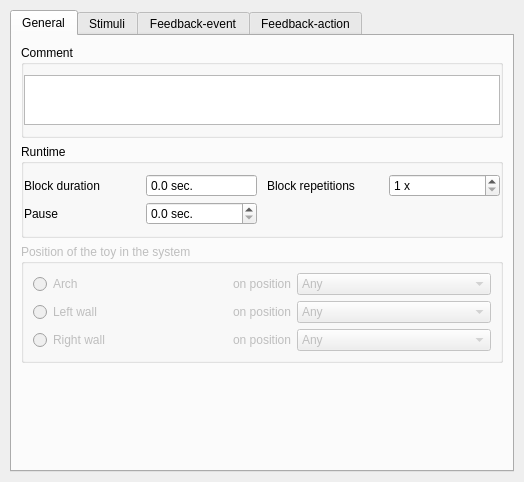
<?xml version="1.0" encoding="UTF-8"?>
<ui version="4.0">
 <class>CTConfToyMickey</class>
 <widget class="QWidget" name="CTConfToyMickey">
  <property name="geometry">
   <rect>
    <x>0</x>
    <y>0</y>
    <width>524</width>
    <height>482</height>
   </rect>
  </property>
  <property name="sizePolicy">
   <sizepolicy hsizetype="MinimumExpanding" vsizetype="Preferred">
    <horstretch>0</horstretch>
    <verstretch>0</verstretch>
   </sizepolicy>
  </property>
  <property name="minimumSize">
   <size>
    <width>500</width>
    <height>0</height>
   </size>
  </property>
  <property name="windowTitle">
   <string/>
  </property>
  <layout class="QVBoxLayout" name="qvb_main_layout">
   <property name="spacing">
    <number>20</number>
   </property>
   <property name="margin">
    <number>10</number>
   </property>
   <item>
    <widget class="QTabWidget" name="tabWidget">
     <property name="currentIndex">
      <number>0</number>
     </property>
     <widget class="QWidget" name="tabGeneral">
      <attribute name="title">
       <string>General</string>
      </attribute>
      <layout class="QVBoxLayout" name="verticalLayout">
       <item>
        <widget class="QGroupBox" name="qgb_comment">
         <property name="title">
          <string>Comment</string>
         </property>
         <property name="flat">
          <bool>true</bool>
         </property>
         <layout class="QGridLayout" name="qgl_comment_layout">
          <property name="leftMargin">
           <number>0</number>
          </property>
          <property name="topMargin">
           <number>10</number>
          </property>
          <property name="rightMargin">
           <number>0</number>
          </property>
          <property name="bottomMargin">
           <number>10</number>
          </property>
          <property name="horizontalSpacing">
           <number>10</number>
          </property>
          <property name="verticalSpacing">
           <number>5</number>
          </property>
          <item row="0" column="0">
           <widget class="QPlainTextEdit" name="qte_comment">
            <property name="sizePolicy">
             <sizepolicy hsizetype="Expanding" vsizetype="Fixed">
              <horstretch>0</horstretch>
              <verstretch>0</verstretch>
             </sizepolicy>
            </property>
            <property name="minimumSize">
             <size>
              <width>0</width>
              <height>50</height>
             </size>
            </property>
            <property name="maximumSize">
             <size>
              <width>16777215</width>
              <height>50</height>
             </size>
            </property>
            <property name="horizontalScrollBarPolicy">
             <enum>Qt::ScrollBarAlwaysOff</enum>
            </property>
           </widget>
          </item>
         </layout>
        </widget>
       </item>
       <item>
        <widget class="QGroupBox" name="qgb_runtime">
         <property name="title">
          <string>Runtime</string>
         </property>
         <property name="flat">
          <bool>true</bool>
         </property>
         <layout class="QGridLayout" name="qgl_runtime_layout">
          <property name="leftMargin">
           <number>0</number>
          </property>
          <property name="topMargin">
           <number>10</number>
          </property>
          <property name="rightMargin">
           <number>0</number>
          </property>
          <property name="bottomMargin">
           <number>10</number>
          </property>
          <property name="horizontalSpacing">
           <number>10</number>
          </property>
          <property name="verticalSpacing">
           <number>5</number>
          </property>
          <item row="0" column="0">
           <widget class="QLabel" name="qlb_block_duration">
            <property name="text">
             <string>Block duration</string>
            </property>
           </widget>
          </item>
          <item row="0" column="3">
           <widget class="CTSpinBox" name="qsb_block_repetitions">
            <property name="suffix">
             <string> x</string>
            </property>
            <property name="minimum">
             <number>1</number>
            </property>
            <property name="maximum">
             <number>100</number>
            </property>
           </widget>
          </item>
          <item row="0" column="2">
           <widget class="QLabel" name="qlb_block_repetitions">
            <property name="text">
             <string>Block repetitions</string>
            </property>
           </widget>
          </item>
          <item row="0" column="1">
           <widget class="CTDoubleSpinBox" name="qsb_block_duration">
            <property name="readOnly">
             <bool>true</bool>
            </property>
            <property name="buttonSymbols">
             <enum>QAbstractSpinBox::NoButtons</enum>
            </property>
            <property name="suffix">
             <string> sec.</string>
            </property>
            <property name="decimals">
             <number>1</number>
            </property>
            <property name="minimum">
             <double>0.000000000000000</double>
            </property>
            <property name="maximum">
             <double>300.000000000000000</double>
            </property>
            <property name="singleStep">
             <double>0.100000000000000</double>
            </property>
            <property name="value">
             <double>0.000000000000000</double>
            </property>
           </widget>
          </item>
          <item row="1" column="0">
           <widget class="QLabel" name="qlb_pause">
            <property name="text">
             <string>Pause</string>
            </property>
           </widget>
          </item>
          <item row="1" column="1">
           <widget class="CTDoubleSpinBox" name="qsb_pause">
            <property name="suffix">
             <string> sec.</string>
            </property>
            <property name="decimals">
             <number>1</number>
            </property>
            <property name="singleStep">
             <double>0.100000000000000</double>
            </property>
           </widget>
          </item>
         </layout>
        </widget>
       </item>
       <item>
        <widget class="QGroupBox" name="groupBox">
         <property name="enabled">
          <bool>false</bool>
         </property>
         <property name="title">
          <string>Position of the toy in the system</string>
         </property>
         <layout class="QGridLayout" name="gridLayout_2" columnstretch="1,0,1">
          <item row="1" column="0">
           <widget class="QRadioButton" name="qrb_block_position_left">
            <property name="text">
             <string>Left wall</string>
            </property>
           </widget>
          </item>
          <item row="0" column="1">
           <widget class="QLabel" name="qlb_block_position_arch">
            <property name="text">
             <string>on position</string>
            </property>
           </widget>
          </item>
          <item row="0" column="0">
           <widget class="QRadioButton" name="qrb_block_position_arch">
            <property name="text">
             <string>Arch</string>
            </property>
           </widget>
          </item>
          <item row="2" column="0">
           <widget class="QRadioButton" name="qrb_block_position_right">
            <property name="text">
             <string>Right wall</string>
            </property>
           </widget>
          </item>
          <item row="0" column="2">
           <widget class="QComboBox" name="qcb_block_position_arch">
            <item>
             <property name="text">
              <string>Any</string>
             </property>
            </item>
            <item>
             <property name="text">
              <string>#1</string>
             </property>
            </item>
            <item>
             <property name="text">
              <string>#2</string>
             </property>
            </item>
            <item>
             <property name="text">
              <string>#3</string>
             </property>
            </item>
           </widget>
          </item>
          <item row="1" column="1">
           <widget class="QLabel" name="qlb_block_position_left">
            <property name="text">
             <string>on position</string>
            </property>
           </widget>
          </item>
          <item row="1" column="2">
           <widget class="QComboBox" name="qcb_block_position_left">
            <item>
             <property name="text">
              <string>Any</string>
             </property>
            </item>
            <item>
             <property name="text">
              <string>#1</string>
             </property>
            </item>
            <item>
             <property name="text">
              <string>#2</string>
             </property>
            </item>
            <item>
             <property name="text">
              <string>#3</string>
             </property>
            </item>
           </widget>
          </item>
          <item row="2" column="1">
           <widget class="QLabel" name="qlb_block_position_right">
            <property name="text">
             <string>on position</string>
            </property>
           </widget>
          </item>
          <item row="2" column="2">
           <widget class="QComboBox" name="qcb_block_position_right">
            <item>
             <property name="text">
              <string>Any</string>
             </property>
            </item>
            <item>
             <property name="text">
              <string>#1</string>
             </property>
            </item>
            <item>
             <property name="text">
              <string>#2</string>
             </property>
            </item>
            <item>
             <property name="text">
              <string>#3</string>
             </property>
            </item>
           </widget>
          </item>
         </layout>
        </widget>
       </item>
       <item>
        <spacer name="verticalSpacer">
         <property name="orientation">
          <enum>Qt::Vertical</enum>
         </property>
         <property name="sizeHint" stdset="0">
          <size>
           <width>20</width>
           <height>40</height>
          </size>
         </property>
        </spacer>
       </item>
      </layout>
     </widget>
     <widget class="QWidget" name="tabStimuli">
      <attribute name="title">
       <string>Stimuli</string>
      </attribute>
      <layout class="QVBoxLayout" name="verticalLayout_2">
       <item>
        <widget class="QGroupBox" name="qgb_stimuli">
         <property name="title">
          <string>Stimuli</string>
         </property>
         <property name="flat">
          <bool>true</bool>
         </property>
         <layout class="QVBoxLayout" name="qvb_stimuli_layout">
          <property name="spacing">
           <number>10</number>
          </property>
          <property name="leftMargin">
           <number>0</number>
          </property>
          <property name="topMargin">
           <number>10</number>
          </property>
          <property name="rightMargin">
           <number>0</number>
          </property>
          <property name="bottomMargin">
           <number>10</number>
          </property>
         </layout>
        </widget>
       </item>
       <item>
        <spacer name="verticalSpacer_2">
         <property name="orientation">
          <enum>Qt::Vertical</enum>
         </property>
         <property name="sizeHint" stdset="0">
          <size>
           <width>20</width>
           <height>40</height>
          </size>
         </property>
        </spacer>
       </item>
      </layout>
     </widget>
     <widget class="QWidget" name="tabFeedbackEvent">
      <attribute name="title">
       <string>Feedback-event</string>
      </attribute>
      <layout class="QVBoxLayout" name="verticalLayout_3">
       <item>
        <widget class="QGroupBox" name="qgb_events">
         <property name="title">
          <string>Feedback - Event/Condition</string>
         </property>
         <property name="flat">
          <bool>true</bool>
         </property>
         <layout class="QGridLayout" name="qgl_events_layout">
          <property name="leftMargin">
           <number>0</number>
          </property>
          <property name="topMargin">
           <number>10</number>
          </property>
          <property name="rightMargin">
           <number>0</number>
          </property>
          <property name="bottomMargin">
           <number>10</number>
          </property>
          <property name="horizontalSpacing">
           <number>10</number>
          </property>
          <property name="verticalSpacing">
           <number>5</number>
          </property>
          <item row="0" column="0" colspan="4">
           <widget class="QRadioButton" name="qrb_null_event">
            <property name="text">
             <string>Do not process feedback</string>
            </property>
            <property name="checked">
             <bool>true</bool>
            </property>
           </widget>
          </item>
          <item row="3" column="3">
           <widget class="QLabel" name="qlb_force3">
            <property name="text">
             <string>sensor(s)</string>
            </property>
           </widget>
          </item>
          <item row="5" column="2">
           <widget class="QComboBox" name="qcb_position">
            <property name="enabled">
             <bool>false</bool>
            </property>
           </widget>
          </item>
          <item row="4" column="2">
           <widget class="CTDoubleSpinBox" name="qsb_force">
            <property name="enabled">
             <bool>false</bool>
            </property>
            <property name="suffix">
             <string> Nm.</string>
            </property>
            <property name="decimals">
             <number>1</number>
            </property>
            <property name="singleStep">
             <double>0.100000000000000</double>
            </property>
           </widget>
          </item>
          <item row="2" column="0">
           <widget class="QRadioButton" name="qrb_pressure_event">
            <property name="text">
             <string>Pressure</string>
            </property>
           </widget>
          </item>
          <item row="2" column="1">
           <widget class="QLabel" name="qlb_pressure">
            <property name="text">
             <string>If pressure exceeds</string>
            </property>
           </widget>
          </item>
          <item row="2" column="2">
           <widget class="CTDoubleSpinBox" name="qsb_pressure">
            <property name="enabled">
             <bool>false</bool>
            </property>
            <property name="suffix">
             <string> Pa.</string>
            </property>
            <property name="decimals">
             <number>1</number>
            </property>
            <property name="singleStep">
             <double>0.100000000000000</double>
            </property>
           </widget>
          </item>
          <item row="1" column="0" colspan="4">
           <spacer name="qv_spacer">
            <property name="orientation">
             <enum>Qt::Vertical</enum>
            </property>
            <property name="sizeType">
             <enum>QSizePolicy::Fixed</enum>
            </property>
            <property name="sizeHint" stdset="0">
             <size>
              <width>5</width>
              <height>10</height>
             </size>
            </property>
           </spacer>
          </item>
          <item row="5" column="1">
           <widget class="QLabel" name="qlb_position">
            <property name="text">
             <string>If infant reaches</string>
            </property>
           </widget>
          </item>
          <item row="3" column="1">
           <widget class="QLabel" name="qlb_force2">
            <property name="text">
             <string>Select sensor</string>
            </property>
           </widget>
          </item>
          <item row="4" column="1">
           <widget class="QLabel" name="qlb_force">
            <property name="text">
             <string>If force exceeds</string>
            </property>
           </widget>
          </item>
          <item row="3" column="2">
           <widget class="QComboBox" name="qcb_force">
            <property name="enabled">
             <bool>false</bool>
            </property>
           </widget>
          </item>
          <item row="5" column="3">
           <widget class="QLabel" name="qlb_position_add">
            <property name="text">
             <string>position</string>
            </property>
           </widget>
          </item>
          <item row="5" column="0">
           <widget class="QRadioButton" name="qrb_position_event">
            <property name="text">
             <string>Position</string>
            </property>
           </widget>
          </item>
          <item row="6" column="0">
           <widget class="QRadioButton" name="qrb_body_event">
            <property name="text">
             <string>Body</string>
            </property>
           </widget>
          </item>
          <item row="3" column="0">
           <widget class="QRadioButton" name="qrb_force_event">
            <property name="text">
             <string>Force</string>
            </property>
           </widget>
          </item>
          <item row="7" column="0">
           <widget class="QRadioButton" name="qrb_head_event">
            <property name="text">
             <string>Head</string>
            </property>
           </widget>
          </item>
          <item row="6" column="1">
           <widget class="QLabel" name="qlb_body">
            <property name="text">
             <string>If body moves</string>
            </property>
           </widget>
          </item>
          <item row="7" column="1">
           <widget class="QLabel" name="qlb_head">
            <property name="text">
             <string>If head moves</string>
            </property>
           </widget>
          </item>
          <item row="7" column="2">
           <widget class="QComboBox" name="qcb_head">
            <property name="enabled">
             <bool>false</bool>
            </property>
            <item>
             <property name="text">
              <string>right to left</string>
             </property>
            </item>
            <item>
             <property name="text">
              <string>left to right</string>
             </property>
            </item>
           </widget>
          </item>
          <item row="6" column="2">
           <widget class="QComboBox" name="qcb_body">
            <property name="enabled">
             <bool>false</bool>
            </property>
            <item>
             <property name="text">
              <string>right to left</string>
             </property>
            </item>
            <item>
             <property name="text">
              <string>left to right</string>
             </property>
            </item>
           </widget>
          </item>
         </layout>
        </widget>
       </item>
       <item>
        <spacer name="verticalSpacer_3">
         <property name="orientation">
          <enum>Qt::Vertical</enum>
         </property>
         <property name="sizeHint" stdset="0">
          <size>
           <width>20</width>
           <height>40</height>
          </size>
         </property>
        </spacer>
       </item>
      </layout>
     </widget>
     <widget class="QWidget" name="tabFeedbackAction">
      <attribute name="title">
       <string>Feedback-action</string>
      </attribute>
      <layout class="QVBoxLayout" name="verticalLayout_4">
       <item>
        <widget class="QGroupBox" name="qgb_actions">
         <property name="title">
          <string>Feedback - Action</string>
         </property>
         <property name="flat">
          <bool>true</bool>
         </property>
         <layout class="QVBoxLayout" name="qvb_actions_layout">
          <property name="spacing">
           <number>10</number>
          </property>
          <property name="leftMargin">
           <number>0</number>
          </property>
          <property name="topMargin">
           <number>10</number>
          </property>
          <property name="rightMargin">
           <number>0</number>
          </property>
          <property name="bottomMargin">
           <number>10</number>
          </property>
          <item>
           <layout class="QGridLayout" name="gridLayout">
            <item row="0" column="0">
             <widget class="QLabel" name="label">
              <property name="text">
               <string>Duration interval</string>
              </property>
             </widget>
            </item>
            <item row="0" column="1">
             <widget class="CTDoubleSpinBox" name="qsb_duration_min">
              <property name="enabled">
               <bool>true</bool>
              </property>
              <property name="suffix">
               <string> sec.</string>
              </property>
              <property name="decimals">
               <number>1</number>
              </property>
              <property name="maximum">
               <double>1.000000000000000</double>
              </property>
              <property name="singleStep">
               <double>0.100000000000000</double>
              </property>
              <property name="value">
               <double>0.100000000000000</double>
              </property>
             </widget>
            </item>
            <item row="0" column="2">
             <widget class="CTDoubleSpinBox" name="qsb_duration_max">
              <property name="enabled">
               <bool>true</bool>
              </property>
              <property name="suffix">
               <string> sec.</string>
              </property>
              <property name="decimals">
               <number>1</number>
              </property>
              <property name="singleStep">
               <double>0.100000000000000</double>
              </property>
              <property name="value">
               <double>1.000000000000000</double>
              </property>
             </widget>
            </item>
           </layout>
          </item>
         </layout>
        </widget>
       </item>
       <item>
        <spacer name="verticalSpacer_4">
         <property name="orientation">
          <enum>Qt::Vertical</enum>
         </property>
         <property name="sizeHint" stdset="0">
          <size>
           <width>20</width>
           <height>40</height>
          </size>
         </property>
        </spacer>
       </item>
      </layout>
     </widget>
    </widget>
   </item>
  </layout>
 </widget>
 <customwidgets>
  <customwidget>
   <class>CTSpinBox</class>
   <extends>QSpinBox</extends>
   <header>Scenario_Designer/ct_customwidgets.h</header>
  </customwidget>
  <customwidget>
   <class>CTDoubleSpinBox</class>
   <extends>QDoubleSpinBox</extends>
   <header>Scenario_Designer/ct_customwidgets.h</header>
  </customwidget>
 </customwidgets>
 <resources/>
 <connections/>
</ui>
